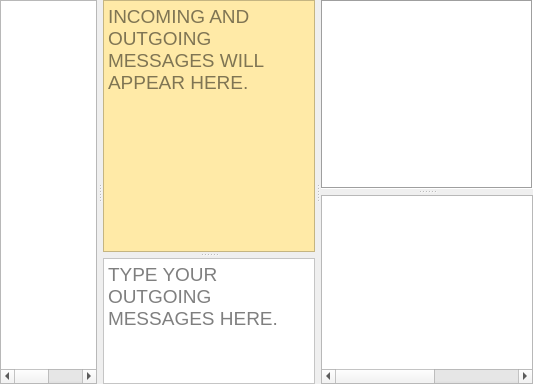
      <widget class="QSplitter" name="textHorizontalSplitter">
       <property name="sizePolicy">
        <sizepolicy hsizetype="MinimumExpanding" vsizetype="Expanding">
         <horstretch>0</horstretch>
         <verstretch>4</verstretch>
        </sizepolicy>
       </property>
       <property name="minimumSize">
        <size>
         <width>0</width>
         <height>75</height>
        </size>
       </property>
       <property name="orientation">
        <enum>Qt::Orientation::Horizontal</enum>
       </property>
       <property name="handleWidth">
        <number>6</number>
       </property>
       <widget class="QTableWidget" name="tableWidgetRXAll">
        <property name="sizePolicy">
         <sizepolicy hsizetype="Expanding" vsizetype="Expanding">
          <horstretch>6</horstretch>
          <verstretch>0</verstretch>
         </sizepolicy>
        </property>
        <property name="font">
         <font>
          <pointsize>12</pointsize>
         </font>
        </property>
        <!--property name="toolTip">
         <string>&lt;html&gt;&lt;head/&gt;&lt;body&gt;&lt;p&gt;Received band activity is displayed with time since last heard, SNR, and the text received for each frequency offset in the passband.&lt;/p&gt;&lt;/body&gt;&lt;/html&gt;</string>
        </property-->
        <property name="sizeAdjustPolicy">
         <enum>QAbstractScrollArea::SizeAdjustPolicy::AdjustToContentsOnFirstShow</enum>
        </property>
        <property name="autoScroll">
         <bool>false</bool>
        </property>
        <property name="editTriggers">
         <set>QAbstractItemView::EditTrigger::NoEditTriggers</set>
        </property>
        <property name="showDropIndicator" stdset="0">
         <bool>false</bool>
        </property>
        <property name="dragDropOverwriteMode">
         <bool>false</bool>
        </property>
        <property name="alternatingRowColors">
         <bool>true</bool>
        </property>
        <property name="selectionMode">
         <enum>QAbstractItemView::SelectionMode::SingleSelection</enum>
        </property>
        <property name="selectionBehavior">
         <enum>QAbstractItemView::SelectionBehavior::SelectRows</enum>
        </property>
        <property name="textElideMode">
         <enum>Qt::TextElideMode::ElideLeft</enum>
        </property>
        <property name="gridStyle">
         <enum>Qt::PenStyle::DotLine</enum>
        </property>
        <property name="sortingEnabled">
         <bool>false</bool>
        </property>
        <property name="wordWrap">
         <bool>false</bool>
        </property>
        <attribute name="horizontalHeaderVisible">
         <bool>false</bool>
        </attribute>
        <attribute name="horizontalHeaderCascadingSectionResizes">
         <bool>false</bool>
        </attribute>
        <attribute name="horizontalHeaderMinimumSectionSize">
         <number>20</number>
        </attribute>
        <attribute name="horizontalHeaderDefaultSectionSize">
         <number>30</number>
        </attribute>
        <attribute name="horizontalHeaderHighlightSections">
         <bool>false</bool>
        </attribute>
        <attribute name="horizontalHeaderStretchLastSection">
         <bool>true</bool>
        </attribute>
        <attribute name="verticalHeaderVisible">
         <bool>false</bool>
        </attribute>
        <column>
         <property name="text">
          <string>Offset</string>
         </property>
        </column>
        <column>
         <property name="text">
          <string>Age</string>
         </property>
        </column>
        <column>
         <property name="text">
          <string>SNR</string>
         </property>
        </column>
        <column>
         <property name="text">
          <string>Time Delta</string>
         </property>
        </column>
        <column>
         <property name="text">
          <string>Speed</string>
         </property>
        </column>
        <column>
         <property name="text">
          <string>Message(s)</string>
         </property>
        </column>
       </widget>
       <widget class="QSplitter" name="textVerticalSplitter">
        <property name="sizePolicy">
         <sizepolicy hsizetype="Expanding" vsizetype="Expanding">
          <horstretch>10</horstretch>
          <verstretch>0</verstretch>
         </sizepolicy>
        </property>
        <property name="orientation">
         <enum>Qt::Orientation::Vertical</enum>
        </property>
        <property name="handleWidth">
         <number>6</number>
        </property>
        <widget class="QTextEdit" name="textEditRX">
         <property name="sizePolicy">
          <sizepolicy hsizetype="Expanding" vsizetype="Expanding">
           <horstretch>4</horstretch>
           <verstretch>2</verstretch>
          </sizepolicy>
         </property>
         <property name="font">
          <font>
           <pointsize>14</pointsize>
           <italic>false</italic>
          </font>
         </property>
         <property name="autoFillBackground">
          <bool>true</bool>
         </property>
         <property name="styleSheet">
          <string notr="true">QTextEdit { background-color:#ffeaa7; }</string>
         </property>
         <property name="undoRedoEnabled">
          <bool>false</bool>
         </property>
         <property name="readOnly">
          <bool>true</bool>
         </property>
         <property name="placeholderText">
          <string>INCOMING AND OUTGOING MESSAGES WILL APPEAR HERE.</string>
         </property>
        </widget>
        <widget class="TransmitTextEdit" name="extFreeTextMsgEdit">
         <property name="sizePolicy">
          <sizepolicy hsizetype="Expanding" vsizetype="Expanding">
           <horstretch>4</horstretch>
           <verstretch>1</verstretch>
          </sizepolicy>
         </property>
         <property name="font">
          <font>
           <pointsize>14</pointsize>
          </font>
         </property>
         <property name="styleSheet">
          <string notr="true">QTextEdit { background:rgb(255, 255, 255); }

QTextEdit[readOnly=&quot;true&quot;] {
	background:#EEE;
	font-style:italic;
}

QTextEdit[transmitting=&quot;true&quot;] {
	background:#EEE;
	font-style:italic;
}</string>
         </property>
         <property name="acceptRichText">
          <bool>false</bool>
         </property>
         <property name="placeholderText">
          <string>TYPE YOUR OUTGOING MESSAGES HERE.</string>
         </property>
        </widget>
       </widget>
       <widget class="QSplitter" name="callsVerticalSplitter">
        <property name="sizePolicy">
         <sizepolicy hsizetype="Expanding" vsizetype="Expanding">
          <horstretch>10</horstretch>
          <verstretch>0</verstretch>
         </sizepolicy>
        </property>
        <property name="orientation">
         <enum>Qt::Orientation::Vertical</enum>
        </property>
        <property name="handleWidth">
         <number>6</number>
        </property>
        <widget class="QTextBrowser" name="callDetailTextBrowser">
         <property name="visible">
          <bool>false</bool>
         </property>
         <property name="frameShape">
          <enum>QFrame::Shape::Box</enum>
         </property>
        </widget>
        <widget class="QTableWidget" name="tableWidgetCalls">
         <property name="font">
          <font>
           <pointsize>12</pointsize>
          </font>
         </property>
         <!--property name="toolTip">
          <string>&lt;html&gt;&lt;head/&gt;&lt;body&gt;&lt;p&gt;Received callsigns are displayed with time since last heard, SNR, and grid locator (if reported).&lt;/p&gt;&lt;/body&gt;&lt;/html&gt;</string>
         </property-->
         <property name="autoScroll">
          <bool>false</bool>
         </property>
         <property name="editTriggers">
          <set>QAbstractItemView::EditTrigger::NoEditTriggers</set>
         </property>
         <property name="showDropIndicator" stdset="0">
          <bool>false</bool>
         </property>
         <property name="alternatingRowColors">
          <bool>true</bool>
         </property>
         <property name="selectionMode">
          <enum>QAbstractItemView::SelectionMode::SingleSelection</enum>
         </property>
         <property name="selectionBehavior">
          <enum>QAbstractItemView::SelectionBehavior::SelectRows</enum>
         </property>
         <property name="textElideMode">
          <enum>Qt::TextElideMode::ElideRight</enum>
         </property>
         <property name="gridStyle">
          <enum>Qt::PenStyle::DotLine</enum>
         </property>
         <property name="wordWrap">
          <bool>false</bool>
         </property>
         <attribute name="horizontalHeaderVisible">
          <bool>false</bool>
         </attribute>
         <attribute name="horizontalHeaderMinimumSectionSize">
          <number>20</number>
         </attribute>
         <attribute name="horizontalHeaderDefaultSectionSize">
          <number>30</number>
         </attribute>
         <attribute name="horizontalHeaderHighlightSections">
          <bool>false</bool>
         </attribute>
         <attribute name="horizontalHeaderStretchLastSection">
          <bool>true</bool>
         </attribute>
         <attribute name="verticalHeaderVisible">
          <bool>false</bool>
         </attribute>
         <column>
          <property name="text">
           <string>★</string>
          </property>
         </column>
         <column>
          <property name="text">
           <string>Callsigns</string>
          </property>
         </column>
         <column>
          <property name="text">
           <string>Age</string>
          </property>
         </column>
         <column>
          <property name="text">
           <string>SNR</string>
          </property>
         </column>
         <column>
          <property name="text">
           <string>Offset</string>
          </property>
         </column>
         <column>
          <property name="text">
           <string>Time Delta</string>
          </property>
         </column>
         <column>
          <property name="text">
           <string>Speed</string>
          </property>
         </column>
         <column>
          <property name="text">
           <string>Grid</string>
          </property>
         </column>
         <column>
          <property name="text">
           <string>Distance</string>
          </property>
         </column>
         <column>
          <property name="text">
           <string>°</string>
          </property>
          <property name="toolTip">
           <string>Azimuth</string>
          </property>
         </column>
         <column>
          <property name="text">
           <string>✓</string>
          </property>
          <property name="toolTip">
           <string>Worked Before</string>
          </property>
         </column>
         <column>
          <property name="text">
           <string>Name</string>
          </property>
         </column>
         <column>
          <property name="text">
           <string>Comment</string>
          </property>
         </column>
        </widget>
       </widget>
      </widget>
